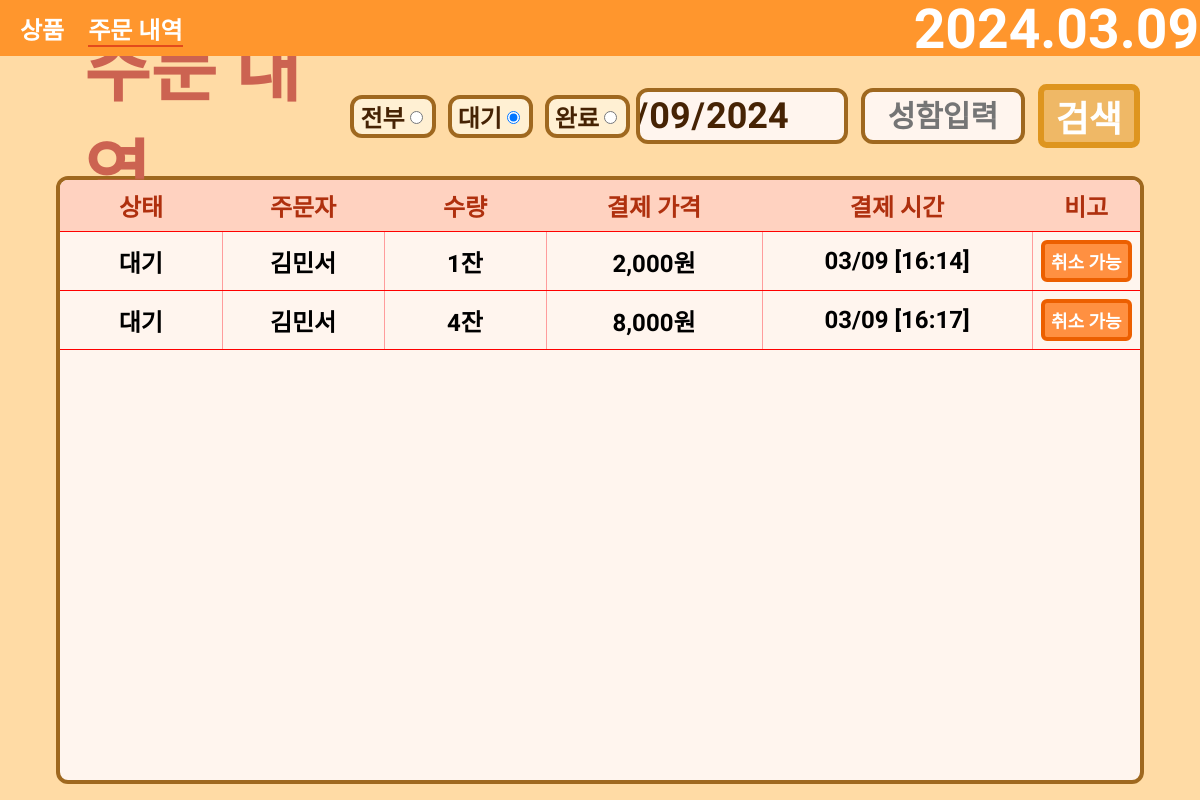
/OrderData/, run on an earlier commit of the app's database.
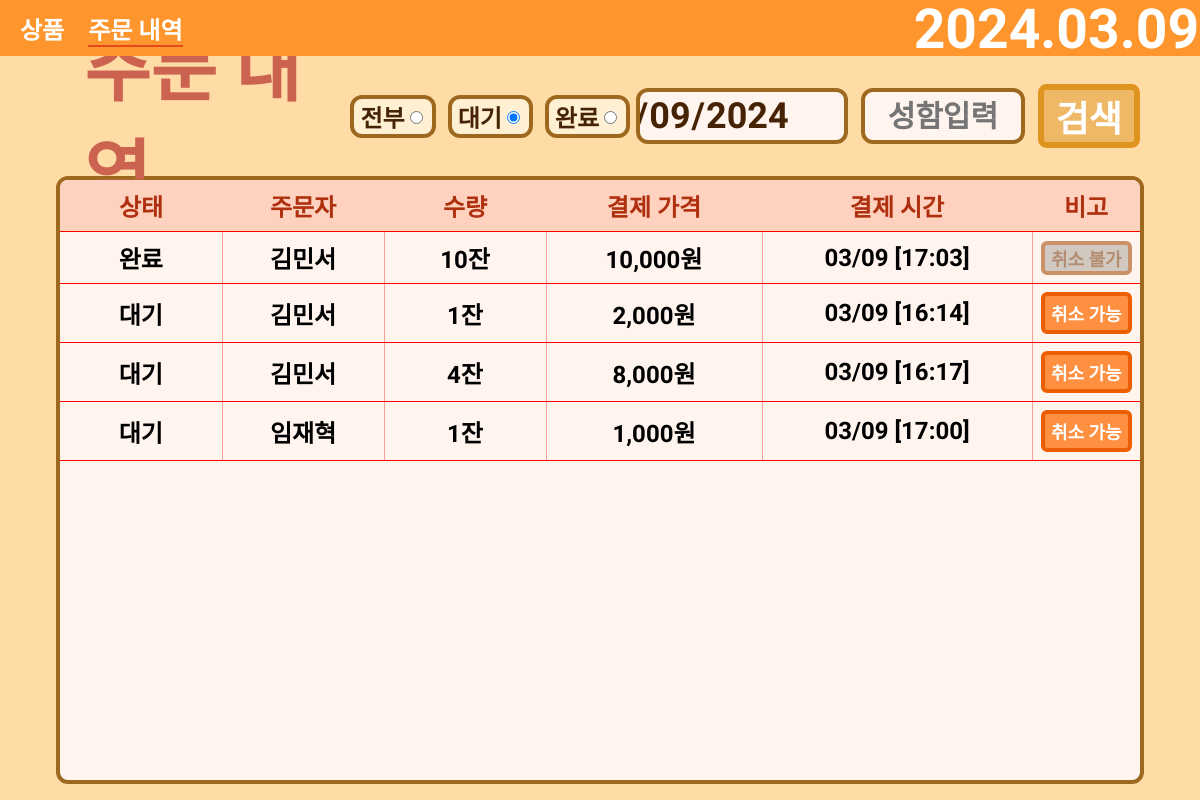
And on a later commit of the database.
### main/models.py (models this page shows)
class OrderList(models.Model):
    ORDER_STATUS_CHOICES = [
        ('pending', '대기'),
        ('processing', '진행중'),
        ('completed', '완료됨'),
    ]
    order_menu = models.CharField(max_length=255)
    total_price = models.DecimalField(max_digits=10, decimal_places=0, default=0, null=True)
    total_quantity = models.DecimalField(max_digits=10, decimal_places=0, default=0, null=True)
    phone_number = models.CharField(max_length=15, null=True)
    order_name = models.CharField(max_length=255)
    modified_at = models.DateTimeField(auto_now=True)  # 현재 시간으로 기본값 설정
    order_status = models.CharField(max_length=20, choices=ORDER_STATUS_CHOICES, default='pending')

### main/views.py (the view)
# urls.py: path('OrderData/', OrderData.as_view()),
class OrderData(APIView):
    def get(self, request):
        today = timezone.now().date()
        order_list = OrderList.objects.filter(modified_at__date=today)
        context = {
            'today': today,
            'order_list': order_list,
        }
        return render(request, 'main/order_data.html', context)

### templates/main/order_data.html (shortened to what this page needs)
<!DOCTYPE html>
<html lang="en">
<head>
    {% load static %}
    <link rel="stylesheet" type="text/css" href="{% static 'order_data/order_data.css' %}">
</head>
<body>
<div class="app-container">
    <nav class="navbar">
        <div class="logo-section">
            <a class="nav_item" href="/">상품</a>
            <a class="nav_item pick" href="/OrderData">주문 내역</a>
        </div>
        <div class="nav-left">
            <a class="date-time-section" href="/PointExamine">{{ today|date:"Y.m.d" }}</a>
        </div>
    </nav>
</div>
<div class="order-section">
    <div class="order-container">
        <div class="order-header">
            <a class="order-header-left" href="{% url 'download-excel' %}">
                주문 내역
            </a>
            <div class="order-header-right">
                <form class="order-radio">
                    <div class="order-status">
                        <label for="전부">전부</label>
                        <input type="radio" id="전부" name="status" value="">
                    </div>
                    <div class="order-status">
                        <label for="대기">대기</label>
                        <input type="radio" id="대기" name="status" value="대기" checked>
                    </div>
                    <div class="order-status">
                        <label for="완료">완료</label>
                        <input type="radio" id="완료" name="status" value="완료">
                    </div>
                </form>
                <div class="order-input">
                    <input type="date" id="dateInput" class="order-input-select" onclick="OrderDataSearch()">
                    <input type="text" id="nameInput" class="order-input-select name" placeholder="성함입력"
                           onclick="OrderDataSearch()">
                    <div class="order-search" onclick="OrderDataSearch()">검색</div>
                </div>
            </div>
        </div>
        <div class="order-body">
            <table>
                <thead>
                <tr>
                    <th class="order-status-column">상태</th>
                    <th class="order-name-column">주문자</th>
                    <th class="total-quantity-column">수량</th>
                    <th class="total-price-column">결제 가격</th>
                    <th class="modified-at-column">결제 시간</th>
                    <th class="order-etc">비고</th>
                </tr>
                </thead>
                <tbody id="order-data-table">
                {% for data in order_list %}
                <tr>
                    <td class="order-status-column">{{ data.order_status }}</td>
                    <td class="order-name-column">{{ data.order_name }}</td>
                    <td class="total-quantity-column">{{ data.total_quantity }}잔</td>
                    {% load humanize %}
                    <td class="total-price-column">{{ data.total_price|intcomma }}원</td>
                    <td class="modified-at-column">{{ data.modified_at|date:"m/d [H:i]" }}</td>
                    {% if data.order_status == '대기' %}
                    <td class="order-etc">
                        <div class="delete" onclick="order_delete(this)">취소 가능</div>
                    </td>
                    {% else %}
                    <td class="order-etc">
                        <div class="complete">취소 불가</div>
                    </td>
                    {% endif %}
                </tr>
                {% endfor %}
                </tbody>
            </table>
        </div>
    </div>
</div>
</body>
</html>

What changed in the data, as far as the page shows it:
now on this page (row edited): OrderList: order_status "완료", order_name "김민서", total_quantity "10", total_price "10,000", modified_at "03/09 [17:03]", shows "취소 불가"
added OrderList: order_status "대기", order_name "임재혁", total_quantity "1", total_price "1,000", modified_at "03/09 [17:00]", shows "취소 가능"
